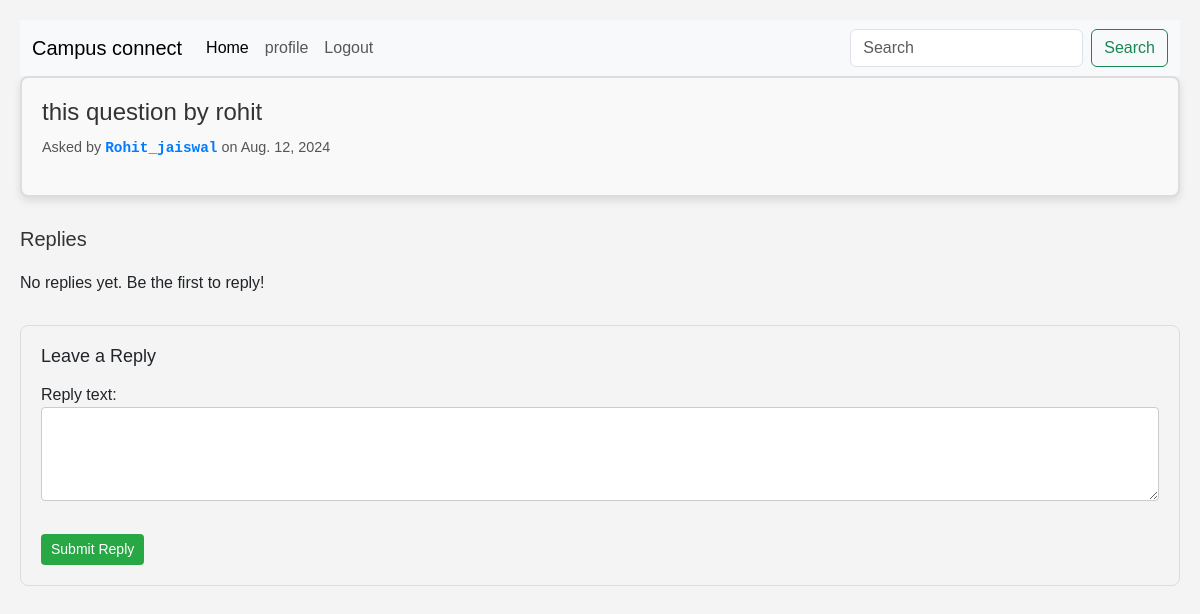
/question/3/ (signed in), run on an earlier commit of the app's database.
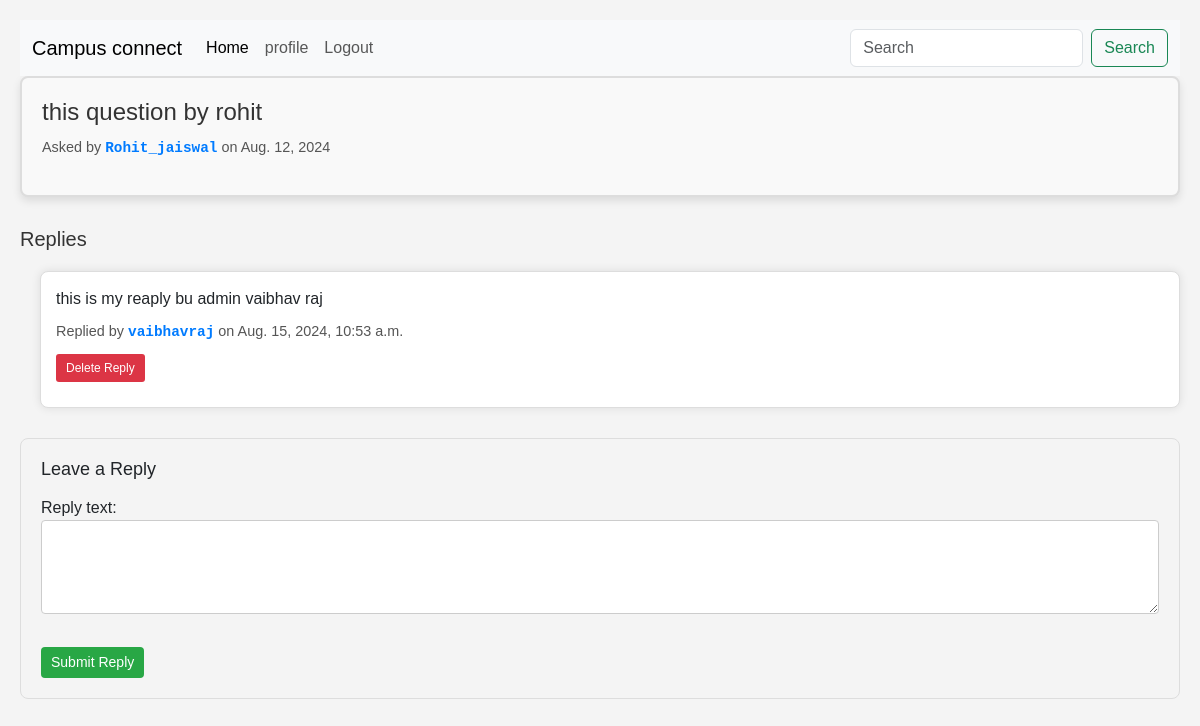
And on a later commit of the database.
### student/models.py (models this page shows, shortened)
class reply(models.Model):
    question = models.ForeignKey(questions, on_delete= models.CASCADE,related_name='replies')
    user = models.ForeignKey(User,on_delete= models.CASCADE)
    reply_text = models.TextField(max_length=240)
    created_on = models.DateTimeField(auto_now_add=True)

### student/views.py (the view)
# urls.py: path('question/<int:question_id>/', views.question_detail, name='question_detail'),
@login_required
def question_detail(request, question_id):
    question = get_object_or_404(questions, id=question_id)
    replies = question.replies.all()  # Fetch all replies related to this question
    if request.method == 'POST':
        form = ReplyForm(request.POST)
        if form.is_valid():
            new_reply = form.save(commit=False)
            new_reply.user = request.user
            new_reply.question = question
            new_reply.save()
            return redirect('question_detail', question_id=question.id)
    else:
        form = ReplyForm()
    return render(request, 'question_detail.html', {
        'question': question,
        'replies': replies,
        'form': form
    })

### student/forms.py
class ReplyForm(forms.ModelForm):
    class Meta:
        model = reply
        fields = ['reply_text']  # Only include the text field in the form
        widgets = {
            'reply_text': forms.Textarea(attrs={'rows': 3, 'cols': 40}),
        }

### student/templates/question_detail.html (shortened to what this page needs)
{% extends "base.html" %} {% block content%}
<!DOCTYPE html>
<html lang="en">
  <head>
  </head>
  <body>
    <div class="question-container">
      <h2>{{ question.question_text }}</h2>
      <p class="question-info">
        Asked by <span class="username">{{ question.user.username }}</span> on
        {{ question.created_on }}
      </p>
    </div>
    <div class="replies">
      <h3>Replies</h3>
      {% for reply in replies %}
      <div class="reply-container">
        <p>{{ reply.reply_text }}</p>
        <p class="reply-info">
          Replied by <span class="username">{{ reply.user.username }}</span> on
          {{ reply.created_on }}
          {% if request.user == reply.user %}
          <form action="{% url 'delete_reply' reply.id %}" method="POST" style="display: inline">
              <button type="submit" class="delete-reply-button">Delete Reply</button>
          </form>
          {% endif %}
        </p>
      </div>
      {% empty %}
      <p>No replies yet. Be the first to reply!</p>
      {% endfor %}
    </div>
    <div class="reply-form">
      <h3>Leave a Reply</h3>
      <form method="post">
        {% csrf_token %} {{ form.as_p }}
        <button type="submit" class="submit-reply-button">Submit Reply</button>
      </form>
    </div>
  </body>
</html>
{%endblock%}

What changed in the data, as far as the page shows it:
added reply: reply_text "this is my reaply bu admin vaibhav raj", user.username "vaibhavraj", created_on "Aug. 15, 2024, 10:53 a.m.", shows "Delete Reply"
Also different on the page:
text no longer shown: "No replies yet. Be the first to reply!"
